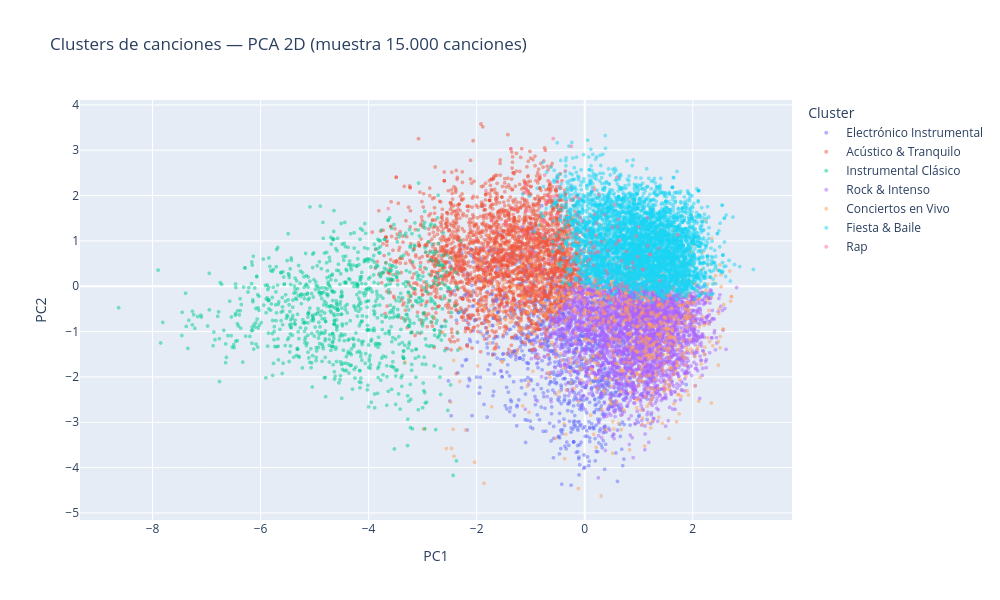

The code cell stored with this chart in its notebook:
### Markdown cell above
## 7. Gráfico de distribución PCA coloreado por cluster

### Code cell
# Quedamos en un dataframe.
df_pca = pd.DataFrame({
    'PC1': X_pca[:, 0],
    'PC2': X_pca[:, 1],
    'Cluster': labels_muestra
})

# Configuración de gráfico.
fig = px.scatter(
    df_pca,
    x='PC1', y='PC2',
    color='Cluster',
    title='Clusters de canciones — PCA 2D (muestra 15.000 canciones)',
    opacity=0.5,
    width=1000, height=600
)
fig.update_traces(marker=dict(size=4))
fig.update_layout(legend=dict(title='Cluster'))
fig.write_html('../reports/figures/pca_clusters.html')
fig.show()

### Figure 1 — Plotly figure (JSON) as saved in the notebook; plotly's stock layout.template omitted (floating-point values rounded to 4 significant figures; data arrays with more than 128 entries replaced by an {"elided": "..."} marker saying what was removed)
{"data": [{"hovertemplate": "Cluster=Electrónico Instrumental<br>PC1=%{x}<br>PC2=%{y}<extra></extra>", "legendgroup": "Electrónico Instrumental", "marker": {"color": "#636efa", "opacity": 0.5, "size": 4, "symbol": "circle"}, "mode": "markers", "name": "Electrónico Instrumental", "showlegend": true, "type": "scattergl", "x": {"elided": "1542 float values"}, "xaxis": "x", "y": {"elided": "1542 float values"}, "yaxis": "y"}, {"hovertemplate": "Cluster=Acústico & Tranquilo<br>PC1=%{x}<br>PC2=%{y}<extra></extra>", "legendgroup": "Acústico & Tranquilo", "marker": {"color": "#EF553B", "opacity": 0.5, "size": 4, "symbol": "circle"}, "mode": "markers", "name": "Acústico & Tranquilo", "showlegend": true, "type": "scattergl", "x": {"elided": "2926 float values"}, "xaxis": "x", "y": {"elided": "2926 float values"}, "yaxis": "y"}, {"hovertemplate": "Cluster=Instrumental Clásico<br>PC1=%{x}<br>PC2=%{y}<extra></extra>", "legendgroup": "Instrumental Clásico", "marker": {"color": "#00cc96", "opacity": 0.5, "size": 4, "symbol": "circle"}, "mode": "markers", "name": "Instrumental Clásico", "showlegend": true, "type": "scattergl", "x": {"elided": "977 float values"}, "xaxis": "x", "y": {"elided": "977 float values"}, "yaxis": "y"}, {"hovertemplate": "Cluster=Rock & Intenso<br>PC1=%{x}<br>PC2=%{y}<extra></extra>", "legendgroup": "Rock & Intenso", "marker": {"color": "#ab63fa", "opacity": 0.5, "size": 4, "symbol": "circle"}, "mode": "markers", "name": "Rock & Intenso", "showlegend": true, "type": "scattergl", "x": {"elided": "3595 float values"}, "xaxis": "x", "y": {"elided": "3595 float values"}, "yaxis": "y"}, {"hovertemplate": "Cluster=Conciertos en Vivo<br>PC1=%{x}<br>PC2=%{y}<extra></extra>", "legendgroup": "Conciertos en Vivo", "marker": {"color": "#FFA15A", "opacity": 0.5, "size": 4, "symbol": "circle"}, "mode": "markers", "name": "Conciertos en Vivo", "showlegend": true, "type": "scattergl", "x": {"elided": "970 float values"}, "xaxis": "x", "y": {"elided": "970 float values"}, "yaxis": "y"}, {"hovertemplate": "Cluster=Fiesta & Baile<br>PC1=%{x}<br>PC2=%{y}<extra></extra>", "legendgroup": "Fiesta & Baile", "marker": {"color": "#19d3f3", "opacity": 0.5, "size": 4, "symbol": "circle"}, "mode": "markers", "name": "Fiesta & Baile", "showlegend": true, "type": "scattergl", "x": {"elided": "4850 float values"}, "xaxis": "x", "y": {"elided": "4850 float values"}, "yaxis": "y"}, {"hovertemplate": "Cluster=Rap<br>PC1=%{x}<br>PC2=%{y}<extra></extra>", "legendgroup": "Rap", "marker": {"color": "#FF6692", "opacity": 0.5, "size": 4, "symbol": "circle"}, "mode": "markers", "name": "Rap", "showlegend": true, "type": "scattergl", "x": {"elided": "140 float values"}, "xaxis": "x", "y": {"elided": "140 float values"}, "yaxis": "y"}], "layout": {"height": 600, "legend": {"title": {"text": "Cluster"}, "tracegroupgap": 0}, "title": {"text": "Clusters de canciones — PCA 2D (muestra 15.000 canciones)"}, "width": 1000, "xaxis": {"anchor": "y", "domain": [0, 1], "title": {"text": "PC1"}}, "yaxis": {"anchor": "x", "domain": [0, 1], "title": {"text": "PC2"}}}}
